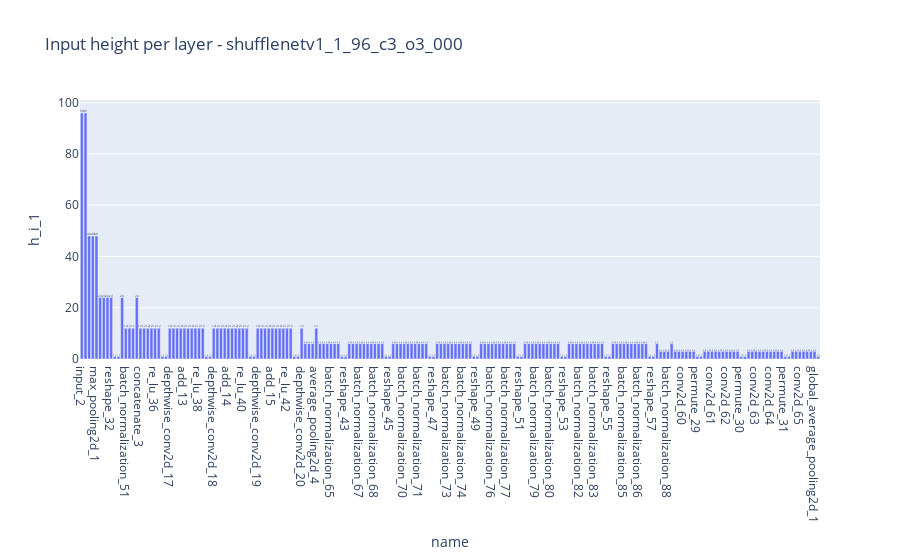

Notebook code for this chart:
### Code cell
fig2 = px.bar(df, x="name", y= "h_i_1", text_auto=".2s",
    title=f"Input height per layer - {model_name}")
#fig2.add_hline(y=256000, line_width=3, line_dash="dash", line_color="orange")
#fig2.update_yaxes(autorange="reversed")
#fig2.update_yaxes(rangemode="tozero")
fig2.show()

### Figure 1 — Plotly figure (JSON) as saved in the notebook; plotly's stock layout.template omitted (floating-point values rounded to 4 significant figures; data arrays with more than 128 entries replaced by an {"elided": "..."} marker saying what was removed)
{"data": [{"alignmentgroup": "True", "hovertemplate": "name=%{x}<br>h_i_1=%{y}<extra></extra>", "legendgroup": "", "marker": {"color": "#636efa", "pattern": {"shape": ""}}, "name": "", "offsetgroup": "", "orientation": "v", "showlegend": false, "textposition": "auto", "texttemplate": "%{y:.2s}", "type": "bar", "x": {"elided": "202 str values"}, "xaxis": "x", "y": {"elided": "202 int values"}, "yaxis": "y"}], "layout": {"barmode": "relative", "legend": {"tracegroupgap": 0}, "title": {"text": "Input height per layer - shufflenetv1_1_96_c3_o3_000"}, "xaxis": {"anchor": "y", "domain": [0, 1], "title": {"text": "name"}}, "yaxis": {"anchor": "x", "domain": [0, 1], "title": {"text": "h_i_1"}}}}
